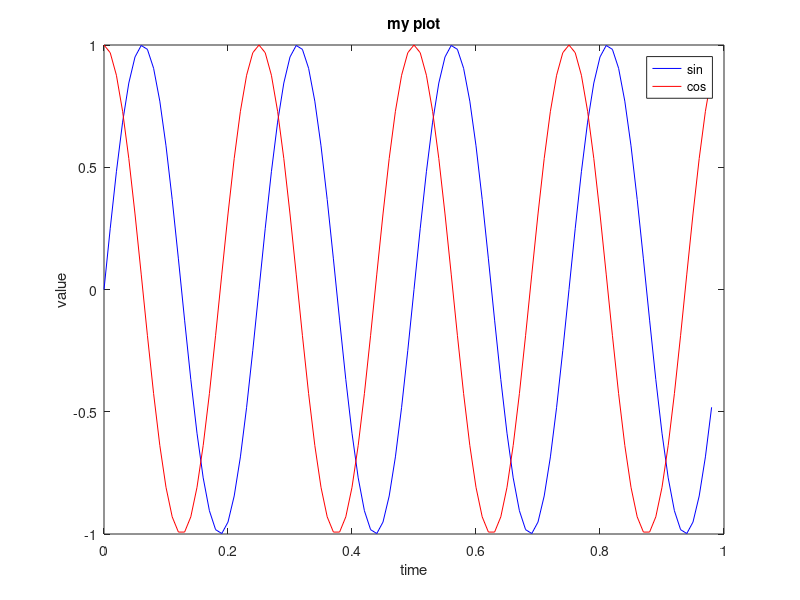

Write MATLAB code to recreate this figure.
t = [0:0.01:0.98];
t
y1 = sin(2*pi*4*t);
plot(t,y1);

y2 = cos(2*pi*4*t);
plot(t,y2);

plot(t,y1,'b');
hold on;
plot(t,y2,'r');

xlabel('time');
ylabel('value');

legend('sin', 'cos');
title('my plot');
str = pwd

print -dpng 'myPlot.png'